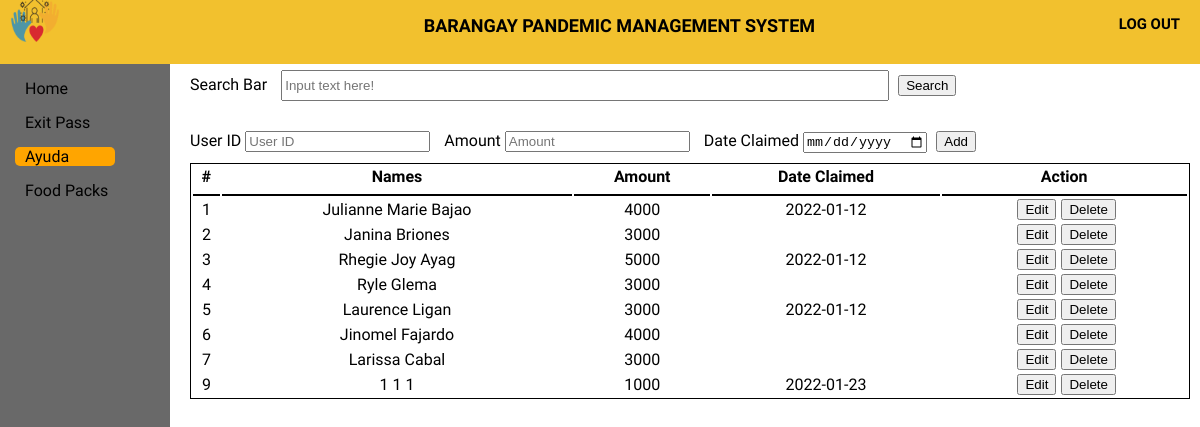
The app's page /Ayuda/ayuda.php (signed in) with its own data.
### tables this page shows
CREATE TABLE `ayuda` (
  `ayudaID` int(11) NOT NULL,
  `userID` int(11) NOT NULL,
  `name2` varchar(50) NOT NULL,
  `amount` int(50) NOT NULL,
  `barangay` varchar(50) NOT NULL,
  `date_claimed` varchar(50) NOT NULL
);

### Connection/session.php (called while the page is built, shortened)
<?php
	require 'db_conn.php';
	$query = $conn->query("SELECT * FROM `users` WHERE `userID` = '$_SESSION[userID]'") or die(mysqli_error());
	$fetch = $query->fetch_array();
	$barangay = $fetch['barangay'];
?>

### Ayuda/ayuda.php (the view, shortened to what this page needs)
<!DOCTYPE html>
<?php
	require '../Connection/session.php';
?>
<html>
<html>
<head>
	<link rel="stylesheet" type="text/css" href="ayuda.css">
</head>
<body>
	<header>
		<div class="log_out">
			<a href="../Logout/logout.php" class="logout_btn"><h5>LOG OUT</h5></a>
		</div>
		<div class="title">
			<h5>BARANGAY PANDEMIC MANAGEMENT SYSTEM</h5>
		</div>
		<div class="logobox">
			<img src="logo1.png" class="logo">
		</div>
	</header>
	<div class="sidebar">
		<a href="../home page/home.php"><span>Home</span></a>
		<a href="../ExitPass/exitpass.php"><span>Exit Pass</span></a>
		<a href="../Ayuda/Ayuda.php" id="main"><span>Ayuda</span></a>
		<a href="../Food pack/Food pack.php"><span>Food Packs</span></a>
	</div>
	<div class="content">
		<form action="aresult.php" method="get">
		<div class="Cheader">
			<label>Search Bar</label>
			<input type="text" name="search" id="searchbar" placeholder="Input text here!">
			<button type="submit" >Search</button>
		</div>
		</form>
		<form action="addayuda-check.php" method="POST">
		<div class="Add">
			<label>User ID</label>
			<input type="text" name="userID" id="userID" placeholder="User ID">
			<label>Amount</label>
			<input type="text" name="amount" id="Amount" placeholder="Amount">
			<label>Date Claimed</label>
			<input type="Date" name="date_claimed" id="date_claimed">
			<button type="submit" name="add-ayuda" class="submit">Add</button>
		</div>
		</form>
		<table class="table1">
		  <tr>
		  	<th>#</th>
		    <th>Names</th>
		    <th>Amount</th>
		    <th>Date Claimed</th>
		    <th>Action</th>
		  </tr>
		  <tbody>
					<?php
						require '../Connection/db_conn.php';
						require '../Connection/session.php';
						$query = $conn->query("SELECT *  FROM `ayuda` WHERE barangay = ('$barangay');") or die(mysqli_error());
						while($fetch = $query->fetch_array()){
					?>
						<tr>
							<td><?php echo $fetch['ayudaID']?></td>
							<td><?php echo $fetch['name2']?></td>
							<td><?php echo $fetch['amount']?></td>
							<td><?php echo $fetch['date_claimed']?></td>
    						<td><center></a><a href = "edit-ayuda.php?ayudaID=<?php echo $fetch['ayudaID']?>"><i></i><button>Edit</button></a><a onclick = "confirmationDelete(this); return false;" href = "delete-ayuda.php?ayudaID=<?php echo $fetch['ayudaID']?>"><i></i><button> Delete</button></a></center></td>
  </tr>
 					 <?php
						}
					?>
					</tbody>
		</table>
	</div>
</body>
</html>

### Ayuda/ayuda.css (style rules this page uses)
body { margin: 0; padding: 0; font-family: alata; min-height: 100vh; width: 100%; background-color: white; }
header { position: fixed; padding: 0; margin: 0; width: 100%; height: 8%; background: #F2C12E; }
.title { height: 1px; }
.title h5 { margin: 15px; text-align: center; font-size: 18px; margin-left: 10%; }
.log_out { margin-top: -10px; padding: 0; margin-right: 20px; float: right; }
.logout_btn { text-decoration: none; color: black; font-size: 18px; }
.logobox { margin-left: 10px; margin-top: -20px; }
.logo { height: 50px; width: 50px; }
.sidebar { top: 8%; padding: 10px; margin: 0; position: fixed; height: 100%; width: 150px; background-color: dimgray; }
.sidebar a { display: block; margin: 5px; margin-bottom: 15px; padding-left: 10px; text-decoration: none; color: black; box-sizing: border-box; }
.sidebar #main { width: 100px; background-color: orange; border-radius: 5px; }
.content { width: 85%; height: 95%px; position: absolute; margin-top: 5%; margin-left: 15%; }
.Cheader { margin: 10px; margin-bottom: 10px; }
.content button { margin-left: 5px; }
#searchbar { width: 60%; height: 25px; margin-left: 10px; margin-bottom: 20px; }
.Add label { margin-left: 10px; }
.table1 { margin: 10px; width: 98%; border: 1px solid black; }
.table1 th, td { text-align: center; }
.table1 th { border-bottom: 2px solid black; border-width: 10%; padding-bottom: 8px; }

### records on screen
ayuda: ayudaID "1", name2 "Julianne Marie Bajao", amount "4000", date_claimed "2022-01-12"
ayuda: ayudaID "2", name2 "Janina Briones", amount "3000"
ayuda: ayudaID "3", name2 "Rhegie Joy Ayag", amount "5000", date_claimed "2022-01-12"
ayuda: ayudaID "4", name2 "Ryle Glema", amount "3000"
ayuda: ayudaID "5", name2 "Laurence Ligan", amount "3000", date_claimed "2022-01-12"
ayuda: ayudaID "6", name2 "Jinomel Fajardo", amount "4000"
ayuda: ayudaID "7", name2 "Larissa Cabal", amount "3000"
ayuda: ayudaID "9", name2 "1 1 1", amount "1000", date_claimed "2022-01-23"
